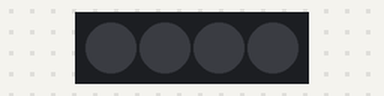
Bench run of a program on a simulated Raspberry Pi Pico running MicroPython. Shown: 4 RGB LEDs in strip order, left to right. Dim RGB values are drawn brighter than linear.

Above: at 1.0 s.
At 5.1 s:
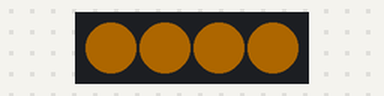
At 7.1 s:
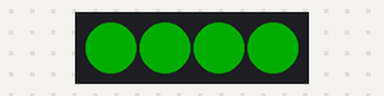
At 9.2 s:
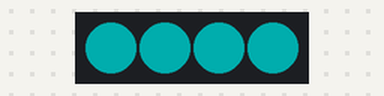
At 13.2 s:
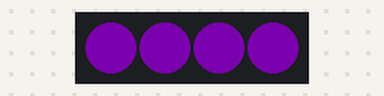
At 19.4 s:
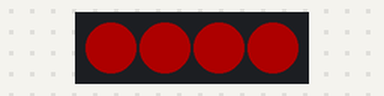
Timing chart, 0 to 21.2 s (numbered marks = the images above):
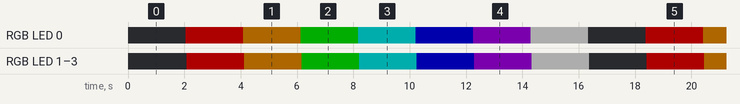

The program:

06_ws2812.py
```python
import array, time
from machine import Pin
import rp2


@rp2.asm_pio(sideset_init=rp2.PIO.OUT_LOW, out_shiftdir=rp2.PIO.SHIFT_LEFT, autopull=True, pull_thresh=24)
def ws2812_led():
    T1 = 2
    T2 = 5
    T3 = 1

    wrap_target() # .side()Specifies where the program continues execution.
    label("bitloop")
    out(x, 1).side(0)[T3 - 1] # []Delay a certain number of cycles after executing the instruction.
    jmp(not_x, "do_zero").side(1)[T1 - 1]
    jmp("bitloop").side(1)[T2 - 1]
    label("do_zero")
    nop().side(0)[T2 - 1]
    wrap()

class WS2812():
    def __init__(self):
        # Configure the number of WS2812 LEDs, pins and brightness.
        # define WS2812/SK6812(color_led) LED number, pin and brightness
        self._led_num = 4 #  LED number
        self._pin = 3    # GPIO11
        self.brightness_value = 0.2  # light brightness. The value range is 0~1.
        # Create the StateMachine with the ws2812 program, outputting on Pin(PIN_NUM).
        self.sm = rp2.StateMachine(0, ws2812_led, freq=8_000_000, sideset_base=Pin(self._pin))
        # Start the StateMachine, it will wait for data on its FIFO.
        self.sm.active(1)
        # Display a pattern on the LEDs via an array of LED RGB values.
        self.ar = array.array("I", [0 for _ in range(self._led_num)])

    def pixels_show(self):
        dimmer_ar = array.array("I", [0 for _ in range(self._led_num)])
        for i,c in enumerate(self.ar):
            r = int(((c >> 8) & 0xFF))
            g = int(((c >> 16) & 0xFF))
            b = int((c & 0xFF))
            dimmer_ar[i] = (g<<16) + (r<<8) + b
        self.sm.put(dimmer_ar, 8)
        time.sleep_ms(10)

    # Set multiple colors
    # Set the color of the specified ws2812.
    def pixels_set(self,i, color):
        R = round(color[0] * self.brightness_value)
        G = round(color[1] * self.brightness_value)
        B = round(color[2] * self.brightness_value)
        self.ar[i] = (G<<16) + (R<<8) + B
        self.pixels_show()

    # Set the color of all ws2812 led.
    def pixels_fill(self,color):
        for i in range(len(self.ar)):
            self.pixels_set(i, color)

    # Set a single color.
    def set_color(self,i,R,G,B):

        R = round(R * self.brightness_value)
        G = round(G * self.brightness_value)
        B = round(B * self.brightness_value)
        self.ar[i] = (G<<16) + (R<<8) + B
        self.pixels_show()

    def set_color_all(self, R, G, B):
        for i in range(len(self.ar)):
            self.set_color(i, R, G, B)

    # Adjust the brightness, the value range is 0-1, the default value is 0.2
    def brightness(self, brightness = None):
        if brightness == None:
            return self.brightness_value
        else:
            if (brightness < 0):
                brightness = 0
        if (brightness > 1):
            brightness = 1
        self.brightness_value = brightness

    # breathing light.
    def breath(self, R, G, B):
        breathSteps = 10
        for i in range(1,breathSteps):
            Breath_R = round(R*i/breathSteps)
            Breath_G = round(G*i/breathSteps)
            Breath_B = round(B*i/breathSteps)
            self.set_color_all(Breath_R, Breath_G, Breath_B)

            #self.pixels_show()
            #self.setColor(self.colorBreathR*i/self.breathSteps, self.colorBreathG*i/self.breathSteps, self.colorBreathB*i/self.breathSteps)
            time.sleep(0.06)
        for i in range(1,breathSteps):
            Breath_R = round(R-R*i/breathSteps)
            Breath_G = round(G-G*i/breathSteps)
            Breath_B = round(B-B*i/breathSteps)
            self.set_color_all(Breath_R, Breath_G, Breath_B)
            #self.pixels_show()

            #self.setColor(self.colorBreathR-(self.colorBreathR*i/self.breathSteps), self.colorBreathG-(self.colorBreathG*i/self.breathSteps), self.colorBreathB-(self.colorBreathB*i/self.breathSteps))
            time.sleep(0.06)

    # Lights off
    def stop(self):
        robot_light.set_color_all(0,0,0)

    def test_multiple_colors(self):
        BLACK = (0, 0, 0)
        RED = (255, 0, 0)
        YELLOW = (255, 150, 0)
        GREEN = (0, 255, 0)
        CYAN = (0, 255, 255)
        BLUE = (0, 0, 255)
        PURPLE = (180, 0, 255)
        WHITE = (255, 255, 255)
        COLORS = (BLACK, RED, YELLOW, GREEN, CYAN, BLUE, PURPLE, WHITE)
        for color in COLORS:
            self.pixels_fill(color)
            #self.pixels_show()
            time.sleep(2)


if __name__ == '__main__':

    robot_light = WS2812()
    try:
        while True:
            # test color multiple colors.
            robot_light.test_multiple_colors()

            # set a single color.
            #robot_light.set_color_all(255,0,0)

            # test breath led.
            #robot_light.breath(250,0,0)

            # test adjust the brightness of the lights.
            #robot_light.brightness(0.03)

    except KeyboardInterrupt:     # Stop the program, the light goes out.
        robot_light.stop()
```

Measured:
- by itself, RGB LED 0–3: repeats every 16.3 s: RGB(51, 30, 0) 2.0 s, RGB(0, 51, 0) 2.0 s, RGB(0, 51, 51) 2.0 s, RGB(0, 0, 51) 2.0 s, RGB(36, 0, 51) 2.0 s, RGB(51, 51, 51) 2.0 s, off 2.0 s, RGB(51, 0, 0) 2.0 s
- by itself, everything shown: repeats every 16.3 s, in 16 steps
